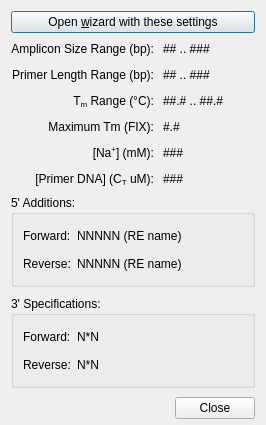
<?xml version="1.0" encoding="UTF-8"?>
<ui version="4.0">
 <class>PrimerSearchParametersInfoDialog</class>
 <widget class="QDialog" name="PrimerSearchParametersInfoDialog">
  <property name="geometry">
   <rect>
    <x>0</x>
    <y>0</y>
    <width>266</width>
    <height>425</height>
   </rect>
  </property>
  <property name="windowTitle">
   <string>Primer Search Parameters</string>
  </property>
  <property name="windowIcon">
   <iconset resource="../../../resources.qrc">
    <normaloff>:/resources/images/icons/seanau/Information-B.png</normaloff>:/resources/images/icons/seanau/Information-B.png</iconset>
  </property>
  <layout class="QVBoxLayout" name="verticalLayout">
   <property name="spacing">
    <number>9</number>
   </property>
   <property name="bottomMargin">
    <number>6</number>
   </property>
   <item>
    <widget class="QPushButton" name="startWizardButton_">
     <property name="text">
      <string>Open &amp;wizard with these settings</string>
     </property>
     <property name="icon">
      <iconset resource="../../../resources.qrc">
       <normaloff>:/resources/images/icons/oxygen/actions/tools-wizard.png</normaloff>:/resources/images/icons/oxygen/actions/tools-wizard.png</iconset>
     </property>
    </widget>
   </item>
   <item>
    <layout class="QGridLayout" name="gridLayout_3">
     <property name="verticalSpacing">
      <number>12</number>
     </property>
     <item row="0" column="0">
      <widget class="QLabel" name="label">
       <property name="text">
        <string>Amplicon Size Range (bp):</string>
       </property>
       <property name="alignment">
        <set>Qt::AlignRight|Qt::AlignTrailing|Qt::AlignVCenter</set>
       </property>
      </widget>
     </item>
     <item row="0" column="1">
      <widget class="QLabel" name="ampliconSizeRangeLabel_">
       <property name="text">
        <string>## .. ###</string>
       </property>
      </widget>
     </item>
     <item row="1" column="0">
      <widget class="QLabel" name="label_2">
       <property name="text">
        <string>Primer Length Range (bp):</string>
       </property>
       <property name="alignment">
        <set>Qt::AlignRight|Qt::AlignTrailing|Qt::AlignVCenter</set>
       </property>
      </widget>
     </item>
     <item row="1" column="1">
      <widget class="QLabel" name="primerLengthRangeLabel_">
       <property name="text">
        <string>## .. ###</string>
       </property>
      </widget>
     </item>
     <item row="2" column="0">
      <widget class="QLabel" name="label_4">
       <property name="text">
        <string>T&lt;sub&gt;m&lt;/sub&gt; Range (°C):</string>
       </property>
       <property name="alignment">
        <set>Qt::AlignRight|Qt::AlignTrailing|Qt::AlignVCenter</set>
       </property>
      </widget>
     </item>
     <item row="2" column="1">
      <widget class="QLabel" name="tmRangeLabel_">
       <property name="text">
        <string>##.# .. ##.#</string>
       </property>
      </widget>
     </item>
     <item row="3" column="0">
      <widget class="QLabel" name="maximumTmStaticLabel_">
       <property name="text">
        <string>Maximum Tm (FIX):</string>
       </property>
       <property name="alignment">
        <set>Qt::AlignRight|Qt::AlignTrailing|Qt::AlignVCenter</set>
       </property>
      </widget>
     </item>
     <item row="3" column="1">
      <widget class="QLabel" name="maximumTmLabel_">
       <property name="text">
        <string>#.#</string>
       </property>
      </widget>
     </item>
     <item row="4" column="0">
      <widget class="QLabel" name="label_5">
       <property name="text">
        <string>[Na&lt;sup&gt;+&lt;/sup&gt;] (mM):</string>
       </property>
       <property name="alignment">
        <set>Qt::AlignRight|Qt::AlignTrailing|Qt::AlignVCenter</set>
       </property>
      </widget>
     </item>
     <item row="4" column="1">
      <widget class="QLabel" name="sodiumConcentrationLabel_">
       <property name="text">
        <string>###</string>
       </property>
      </widget>
     </item>
     <item row="5" column="0">
      <widget class="QLabel" name="label_6">
       <property name="text">
        <string>[Primer DNA] (C&lt;sub&gt;T&lt;/sub&gt; uM):</string>
       </property>
       <property name="alignment">
        <set>Qt::AlignRight|Qt::AlignTrailing|Qt::AlignVCenter</set>
       </property>
      </widget>
     </item>
     <item row="5" column="1">
      <widget class="QLabel" name="primerDnaConcentrationLabel_">
       <property name="text">
        <string>###</string>
       </property>
      </widget>
     </item>
    </layout>
   </item>
   <item>
    <widget class="QGroupBox" name="groupBox">
     <property name="title">
      <string>5' Additions:</string>
     </property>
     <layout class="QGridLayout" name="gridLayout">
      <item row="0" column="0">
       <widget class="QLabel" name="label_7">
        <property name="text">
         <string>Forward:</string>
        </property>
       </widget>
      </item>
      <item row="0" column="1">
       <widget class="QLabel" name="forwardReLabel_">
        <property name="text">
         <string>NNNNN (RE name)</string>
        </property>
       </widget>
      </item>
      <item row="1" column="0">
       <widget class="QLabel" name="label_8">
        <property name="text">
         <string>Reverse:</string>
        </property>
       </widget>
      </item>
      <item row="1" column="1">
       <widget class="QLabel" name="reverseReLabel_">
        <property name="text">
         <string>NNNNN (RE name)</string>
        </property>
       </widget>
      </item>
      <item row="1" column="2">
       <spacer name="horizontalSpacer">
        <property name="orientation">
         <enum>Qt::Horizontal</enum>
        </property>
        <property name="sizeHint" stdset="0">
         <size>
          <width>40</width>
          <height>20</height>
         </size>
        </property>
       </spacer>
      </item>
     </layout>
    </widget>
   </item>
   <item>
    <widget class="QGroupBox" name="groupBox_2">
     <property name="title">
      <string>3' Specifications:</string>
     </property>
     <layout class="QGridLayout" name="gridLayout_2">
      <item row="0" column="0">
       <widget class="QLabel" name="label_9">
        <property name="text">
         <string>Forward:</string>
        </property>
       </widget>
      </item>
      <item row="0" column="1">
       <widget class="QLabel" name="forwardTerminalLabel_">
        <property name="text">
         <string>N*N</string>
        </property>
       </widget>
      </item>
      <item row="1" column="0">
       <widget class="QLabel" name="label_10">
        <property name="text">
         <string>Reverse:</string>
        </property>
       </widget>
      </item>
      <item row="1" column="1">
       <widget class="QLabel" name="reverseTerminalLabel_">
        <property name="text">
         <string>N*N</string>
        </property>
       </widget>
      </item>
      <item row="1" column="2">
       <spacer name="horizontalSpacer_2">
        <property name="orientation">
         <enum>Qt::Horizontal</enum>
        </property>
        <property name="sizeHint" stdset="0">
         <size>
          <width>40</width>
          <height>20</height>
         </size>
        </property>
       </spacer>
      </item>
     </layout>
    </widget>
   </item>
   <item>
    <widget class="QDialogButtonBox" name="buttonBox">
     <property name="standardButtons">
      <set>QDialogButtonBox::Close</set>
     </property>
    </widget>
   </item>
  </layout>
 </widget>
 <resources>
  <include location="../../../resources.qrc"/>
 </resources>
 <connections>
  <connection>
   <sender>buttonBox</sender>
   <signal>rejected()</signal>
   <receiver>PrimerSearchParametersInfoDialog</receiver>
   <slot>reject()</slot>
   <hints>
    <hint type="sourcelabel">
     <x>214</x>
     <y>418</y>
    </hint>
    <hint type="destinationlabel">
     <x>182</x>
     <y>421</y>
    </hint>
   </hints>
  </connection>
  <connection>
   <sender>startWizardButton_</sender>
   <signal>released()</signal>
   <receiver>PrimerSearchParametersInfoDialog</receiver>
   <slot>accept()</slot>
   <hints>
    <hint type="sourcelabel">
     <x>235</x>
     <y>25</y>
    </hint>
    <hint type="destinationlabel">
     <x>236</x>
     <y>180</y>
    </hint>
   </hints>
  </connection>
 </connections>
</ui>
